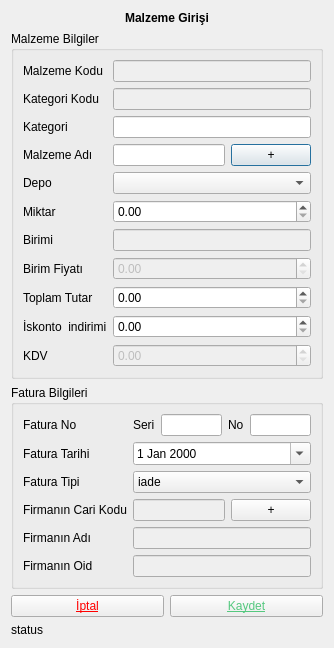
<?xml version="1.0" encoding="UTF-8"?>
<ui version="4.0">
 <class>MalzemeGirDialog</class>
 <widget class="QDialog" name="MalzemeGirDialog">
  <property name="geometry">
   <rect>
    <x>0</x>
    <y>0</y>
    <width>334</width>
    <height>592</height>
   </rect>
  </property>
  <property name="windowTitle">
   <string>Dialog</string>
  </property>
  <layout class="QVBoxLayout" name="verticalLayout_4">
   <item>
    <widget class="QLabel" name="label_18">
     <property name="text">
      <string>&lt;html&gt;&lt;head/&gt;&lt;body&gt;&lt;p align=&quot;center&quot;&gt;&lt;span style=&quot; font-weight:600;&quot;&gt;Malzeme Girişi&lt;/span&gt;&lt;/p&gt;&lt;/body&gt;&lt;/html&gt;</string>
     </property>
    </widget>
   </item>
   <item>
    <layout class="QVBoxLayout" name="verticalLayout_3">
     <item>
      <widget class="QGroupBox" name="groupBox">
       <property name="title">
        <string>Malzeme Bilgiler</string>
       </property>
       <layout class="QVBoxLayout" name="verticalLayout">
        <item>
         <layout class="QGridLayout" name="gridLayout_2">
          <item row="7" column="1">
           <widget class="QDoubleSpinBox" name="doubleSpinBox_birimFiyati">
            <property name="enabled">
             <bool>false</bool>
            </property>
            <property name="maximum">
             <double>99999999.000000000000000</double>
            </property>
           </widget>
          </item>
          <item row="3" column="1">
           <layout class="QHBoxLayout" name="horizontalLayout_7">
            <item>
             <widget class="QLineEdit" name="lineEdit_MalzemeAdi"/>
            </item>
            <item>
             <widget class="QPushButton" name="pushButton_SelectMalzeme">
              <property name="text">
               <string>+</string>
              </property>
             </widget>
            </item>
           </layout>
          </item>
          <item row="2" column="1">
           <layout class="QHBoxLayout" name="horizontalLayout_6">
            <item>
             <widget class="QLineEdit" name="lineEdit_Kategori"/>
            </item>
           </layout>
          </item>
          <item row="2" column="0">
           <widget class="QLabel" name="label_2">
            <property name="text">
             <string>Kategori</string>
            </property>
           </widget>
          </item>
          <item row="3" column="0">
           <widget class="QLabel" name="label_3">
            <property name="text">
             <string>Malzeme Adı</string>
            </property>
           </widget>
          </item>
          <item row="5" column="0">
           <widget class="QLabel" name="label_12">
            <property name="text">
             <string>Miktar</string>
            </property>
           </widget>
          </item>
          <item row="5" column="1">
           <widget class="QDoubleSpinBox" name="doubleSpinBox_miktar">
            <property name="maximum">
             <double>99999999.000000000000000</double>
            </property>
           </widget>
          </item>
          <item row="4" column="1">
           <widget class="QComboBox" name="comboBox_selectDepo"/>
          </item>
          <item row="8" column="0">
           <widget class="QLabel" name="label_15">
            <property name="text">
             <string>Toplam Tutar</string>
            </property>
           </widget>
          </item>
          <item row="7" column="0">
           <widget class="QLabel" name="label_14">
            <property name="text">
             <string>Birim Fiyatı</string>
            </property>
           </widget>
          </item>
          <item row="6" column="1">
           <widget class="QLineEdit" name="lineEdit_birimi">
            <property name="enabled">
             <bool>false</bool>
            </property>
           </widget>
          </item>
          <item row="6" column="0">
           <widget class="QLabel" name="label_13">
            <property name="text">
             <string>Birimi</string>
            </property>
           </widget>
          </item>
          <item row="8" column="1">
           <widget class="QDoubleSpinBox" name="doubleSpinBox_ToplamTutar">
            <property name="maximum">
             <double>100000000000000000.000000000000000</double>
            </property>
           </widget>
          </item>
          <item row="0" column="0">
           <widget class="QLabel" name="label">
            <property name="text">
             <string>Malzeme Kodu</string>
            </property>
           </widget>
          </item>
          <item row="0" column="1">
           <widget class="QLineEdit" name="lineEdit_malzemeKodu">
            <property name="enabled">
             <bool>false</bool>
            </property>
           </widget>
          </item>
          <item row="4" column="0">
           <widget class="QLabel" name="label_11">
            <property name="text">
             <string>Depo</string>
            </property>
           </widget>
          </item>
          <item row="9" column="0">
           <widget class="QLabel" name="label_16">
            <property name="text">
             <string>İskonto  indirimi</string>
            </property>
           </widget>
          </item>
          <item row="9" column="1">
           <widget class="QDoubleSpinBox" name="doubleSpinBox_indirimMiktari">
            <property name="maximum">
             <double>99999999999999.000000000000000</double>
            </property>
           </widget>
          </item>
          <item row="10" column="1">
           <widget class="QDoubleSpinBox" name="doubleSpinBox_KDV">
            <property name="enabled">
             <bool>false</bool>
            </property>
            <property name="font">
             <font>
              <kerning>true</kerning>
             </font>
            </property>
            <property name="maximum">
             <double>9999999999999.000000000000000</double>
            </property>
           </widget>
          </item>
          <item row="10" column="0">
           <widget class="QLabel" name="label_17">
            <property name="text">
             <string>KDV</string>
            </property>
           </widget>
          </item>
          <item row="1" column="0">
           <widget class="QLabel" name="label_19">
            <property name="text">
             <string>Kategori Kodu</string>
            </property>
           </widget>
          </item>
          <item row="1" column="1">
           <widget class="QLineEdit" name="lineEdit_kategoriKodu">
            <property name="enabled">
             <bool>false</bool>
            </property>
           </widget>
          </item>
         </layout>
        </item>
       </layout>
      </widget>
     </item>
     <item>
      <widget class="QGroupBox" name="groupBox_2">
       <property name="title">
        <string>Fatura Bilgileri</string>
       </property>
       <layout class="QVBoxLayout" name="verticalLayout_2">
        <item>
         <layout class="QGridLayout" name="gridLayout">
          <item row="3" column="1">
           <layout class="QHBoxLayout" name="horizontalLayout_3">
            <item>
             <layout class="QHBoxLayout" name="horizontalLayout">
              <item>
               <widget class="QLabel" name="label_5">
                <property name="text">
                 <string>Seri</string>
                </property>
               </widget>
              </item>
              <item>
               <widget class="QLineEdit" name="lineEdit_faturaSeri"/>
              </item>
             </layout>
            </item>
            <item>
             <layout class="QHBoxLayout" name="horizontalLayout_2">
              <item>
               <widget class="QLabel" name="label_6">
                <property name="text">
                 <string>No</string>
                </property>
               </widget>
              </item>
              <item>
               <widget class="QLineEdit" name="lineEdit_faturaNO"/>
              </item>
             </layout>
            </item>
           </layout>
          </item>
          <item row="6" column="1">
           <layout class="QHBoxLayout" name="horizontalLayout_4">
            <item>
             <widget class="QLineEdit" name="lineEdit_CariKodu">
              <property name="enabled">
               <bool>false</bool>
              </property>
             </widget>
            </item>
            <item>
             <widget class="QPushButton" name="pushButton">
              <property name="text">
               <string>+</string>
              </property>
             </widget>
            </item>
           </layout>
          </item>
          <item row="3" column="0">
           <widget class="QLabel" name="label_4">
            <property name="text">
             <string>Fatura No</string>
            </property>
           </widget>
          </item>
          <item row="4" column="0">
           <widget class="QLabel" name="label_7">
            <property name="text">
             <string>Fatura Tarihi</string>
            </property>
           </widget>
          </item>
          <item row="5" column="1">
           <widget class="QComboBox" name="comboBox_faturaTipi">
            <item>
             <property name="text">
              <string>iade</string>
             </property>
            </item>
            <item>
             <property name="text">
              <string>Normal</string>
             </property>
            </item>
           </widget>
          </item>
          <item row="4" column="1">
           <widget class="QDateEdit" name="dateEdit_faturaTarihi">
            <property name="calendarPopup">
             <bool>true</bool>
            </property>
           </widget>
          </item>
          <item row="5" column="0">
           <widget class="QLabel" name="label_8">
            <property name="text">
             <string>Fatura Tipi</string>
            </property>
           </widget>
          </item>
          <item row="7" column="0">
           <widget class="QLabel" name="label_10">
            <property name="text">
             <string>Firmanın Adı</string>
            </property>
           </widget>
          </item>
          <item row="6" column="0">
           <widget class="QLabel" name="label_9">
            <property name="text">
             <string>Firmanın Cari Kodu</string>
            </property>
           </widget>
          </item>
          <item row="7" column="1">
           <widget class="QLineEdit" name="lineEdit_FirmaAdi">
            <property name="enabled">
             <bool>false</bool>
            </property>
           </widget>
          </item>
          <item row="8" column="1">
           <widget class="QLineEdit" name="lineEdit_FirmaAdi_oid">
            <property name="enabled">
             <bool>false</bool>
            </property>
           </widget>
          </item>
          <item row="8" column="0">
           <widget class="QLabel" name="label_20">
            <property name="text">
             <string>Firmanın Oid</string>
            </property>
           </widget>
          </item>
         </layout>
        </item>
       </layout>
      </widget>
     </item>
    </layout>
   </item>
   <item>
    <layout class="QHBoxLayout" name="horizontalLayout_5">
     <item>
      <widget class="QPushButton" name="pushButton_cancel">
       <property name="styleSheet">
        <string notr="true">color: rgb(255, 0, 0);
font: 75 10pt &quot;Tahoma&quot;;
text-decoration: underline;</string>
       </property>
       <property name="text">
        <string>İptal</string>
       </property>
      </widget>
     </item>
     <item>
      <widget class="QPushButton" name="pushButton_save">
       <property name="styleSheet">
        <string notr="true">font: 75 10pt &quot;Tahoma&quot;;
text-decoration: underline;
color: rgb(85, 200, 127);</string>
       </property>
       <property name="text">
        <string>Kaydet</string>
       </property>
      </widget>
     </item>
    </layout>
   </item>
   <item>
    <widget class="QLabel" name="label_status">
     <property name="text">
      <string>status</string>
     </property>
    </widget>
   </item>
   <item>
    <spacer name="verticalSpacer">
     <property name="orientation">
      <enum>Qt::Vertical</enum>
     </property>
     <property name="sizeHint" stdset="0">
      <size>
       <width>20</width>
       <height>40</height>
      </size>
     </property>
    </spacer>
   </item>
  </layout>
 </widget>
 <resources/>
 <connections/>
</ui>
